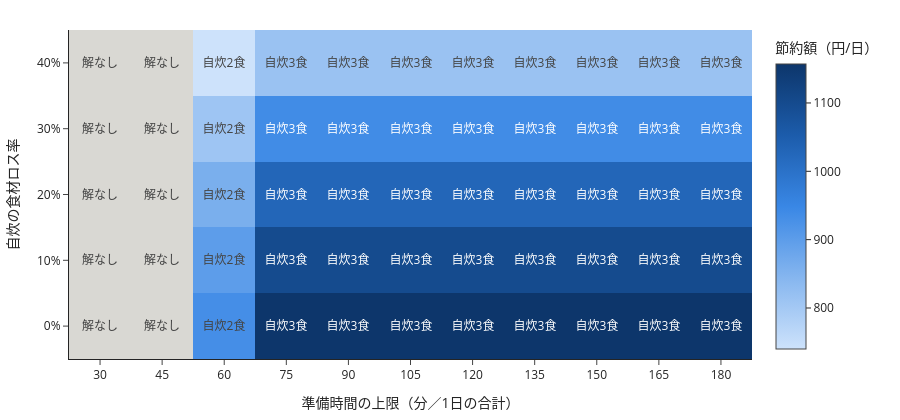

Notebook cell for this chart:
### Markdown cell above
### ロス率 × 準備時間のヒートマップ

### Code cell
# 実行時間を測るための標準ライブラリ
import time
t0 = time.perf_counter()  # 開始時刻
# ロス率 × 準備時間の全組み合わせで最適化を回す
grid = loss_prep_grid(meals_slot, BUDGET, PREP_GRID, LOSS_GRID, target)
# 組み合わせ数と所要時間（実データでも測る。長ければグリッドの刻みを粗くする）
print(f"{len(grid)}通りで {time.perf_counter() - t0:.2f}秒")
# ヒートマップ（最後の式の値がセルに表示される）
plot_heatmap(grid)

### Figure 1 — Plotly figure (JSON) as saved in the notebook; plotly's stock layout.template omitted (floating-point values rounded to 4 significant figures)
{"data": [{"colorbar": {"title": {"text": "節約額（円/日）"}}, "colorscale": [[0, "#cde2fb"], [0.25, "#86b6ef"], [0.5, "#3987e5"], [0.75, "#1c5cab"], [1, "#0d366b"]], "hoverinfo": "text", "hoverongaps": false, "hovertext": [["ロス率 0%／上限 30分<br>解なし", "ロス率 0%／上限 45分<br>解なし", "ロス率 0%／上限 60分<br>saving_per_day: 932<br>自炊2食", "ロス率 0%／上限 75分<br>saving_per_day: 1,157<br>自炊3食", "ロス率 0%／上限 90分<br>saving_per_day: 1,157<br>自炊3食", "ロス率 0%／上限 105分<br>saving_per_day: 1,157<br>自炊3食", "ロス率 0%／上限 120分<br>saving_per_day: 1,157<br>自炊3食", "ロス率 0%／上限 135分<br>saving_per_day: 1,157<br>自炊3食", "ロス率 0%／上限 150分<br>saving_per_day: 1,157<br>自炊3食", "ロス率 0%／上限 165分<br>saving_per_day: 1,157<br>自炊3食", "ロス率 0%／上限 180分<br>saving_per_day: 1,157<br>自炊3食"], ["ロス率 10%／上限 30分<br>解なし", "ロス率 10%／上限 45分<br>解なし", "ロス率 10%／上限 60分<br>saving_per_day: 900<br>自炊2食", "ロス率 10%／上限 75分<br>saving_per_day: 1,100<br>自炊3食", "ロス率 10%／上限 90分<br>saving_per_day: 1,100<br>自炊3食", "ロス率 10%／上限 105分<br>saving_per_day: 1,100<br>自炊3食", "ロス率 10%／上限 120分<br>saving_per_day: 1,100<br>自炊3食", "ロス率 10%／上限 135分<br>saving_per_day: 1,100<br>自炊3食", "ロス率 10%／上限 150分<br>saving_per_day: 1,100<br>自炊3食", "ロス率 10%／上限 165分<br>saving_per_day: 1,100<br>自炊3食", "ロス率 10%／上限 180分<br>saving_per_day: 1,100<br>自炊3食"], ["ロス率 20%／上限 30分<br>解なし", "ロス率 20%／上限 45分<br>解なし", "ロス率 20%／上限 60分<br>saving_per_day: 860<br>自炊2食", "ロス率 20%／上限 75分<br>saving_per_day: 1,029<br>自炊3食", "ロス率 20%／上限 90分<br>saving_per_day: 1,029<br>自炊3食", "ロス率 20%／上限 105分<br>saving_per_day: 1,029<br>自炊3食", "ロス率 20%／上限 120分<br>saving_per_day: 1,029<br>自炊3食", "ロス率 20%／上限 135分<br>saving_per_day: 1,029<br>自炊3食", "ロス率 20%／上限 150分<br>saving_per_day: 1,029<br>自炊3食", "ロス率 20%／上限 165分<br>saving_per_day: 1,029<br>自炊3食", "ロス率 20%／上限 180分<br>saving_per_day: 1,029<br>自炊3食"], ["ロス率 30%／上限 30分<br>解なし", "ロス率 30%／上限 45分<br>解なし", "ロス率 30%／上限 60分<br>saving_per_day: 809<br>自炊2食", "ロス率 30%／上限 75分<br>saving_per_day: 937<br>自炊3食", "ロス率 30%／上限 90分<br>saving_per_day: 937<br>自炊3食", "ロス率 30%／上限 105分<br>saving_per_day: 937<br>自炊3食", "ロス率 30%／上限 120分<br>saving_per_day: 937<br>自炊3食", "ロス率 30%／上限 135分<br>saving_per_day: 937<br>自炊3食", "ロス率 30%／上限 150分<br>saving_per_day: 937<br>自炊3食", "ロス率 30%／上限 165分<br>saving_per_day: 937<br>自炊3食", "ロス率 30%／上限 180分<br>saving_per_day: 937<br>自炊3食"], ["ロス率 40%／上限 30分<br>解なし", "ロス率 40%／上限 45分<br>解なし", "ロス率 40%／上限 60分<br>saving_per_day: 740<br>自炊2食", "ロス率 40%／上限 75分<br>saving_per_day: 815<br>自炊3食", "ロス率 40%／上限 90分<br>saving_per_day: 815<br>自炊3食", "ロス率 40%／上限 105分<br>saving_per_day: 815<br>自炊3食", "ロス率 40%／上限 120分<br>saving_per_day: 815<br>自炊3食", "ロス率 40%／上限 135分<br>saving_per_day: 815<br>自炊3食", "ロス率 40%／上限 150分<br>saving_per_day: 815<br>自炊3食", "ロス率 40%／上限 165分<br>saving_per_day: 815<br>自炊3食", "ロス率 40%／上限 180分<br>saving_per_day: 815<br>自炊3食"]], "text": [["解なし", "解なし", "自炊2食", "自炊3食", "自炊3食", "自炊3食", "自炊3食", "自炊3食", "自炊3食", "自炊3食", "自炊3食"], ["解なし", "解なし", "自炊2食", "自炊3食", "自炊3食", "自炊3食", "自炊3食", "自炊3食", "自炊3食", "自炊3食", "自炊3食"], ["解なし", "解なし", "自炊2食", "自炊3食", "自炊3食", "自炊3食", "自炊3食", "自炊3食", "自炊3食", "自炊3食", "自炊3食"], ["解なし", "解なし", "自炊2食", "自炊3食", "自炊3食", "自炊3食", "自炊3食", "自炊3食", "自炊3食", "自炊3食", "自炊3食"], ["解なし", "解なし", "自炊2食", "自炊3食", "自炊3食", "自炊3食", "自炊3食", "自炊3食", "自炊3食", "自炊3食", "自炊3食"]], "texttemplate": "%{text}", "type": "heatmap", "x": ["30", "45", "60", "75", "90", "105", "120", "135", "150", "165", "180"], "y": ["0%", "10%", "20%", "30%", "40%"], "z": [[NaN, NaN, 932.0, 1157.0, 1157.0, 1157.0, 1157.0, 1157.0, 1157.0, 1157.0, 1157.0], [NaN, NaN, 900.0, 1100.0, 1100.0, 1100.0, 1100.0, 1100.0, 1100.0, 1100.0, 1100.0], [NaN, NaN, 860.0, 1029.0, 1029.0, 1029.0, 1029.0, 1029.0, 1029.0, 1029.0, 1029.0], [NaN, NaN, 808.6, 937.1, 937.1, 937.1, 937.1, 937.1, 937.1, 937.1, 937.1], [NaN, NaN, 740.0, 815.0, 815.0, 815.0, 815.0, 815.0, 815.0, 815.0, 815.0]]}], "layout": {"height": 420, "margin": {"b": 40, "l": 60, "r": 20, "t": 30}, "plot_bgcolor": "#d9d8d3", "xaxis": {"title": {"text": "準備時間の上限（分／1日の合計）"}, "type": "category"}, "yaxis": {"title": {"text": "自炊の食材ロス率"}, "type": "category"}}}
